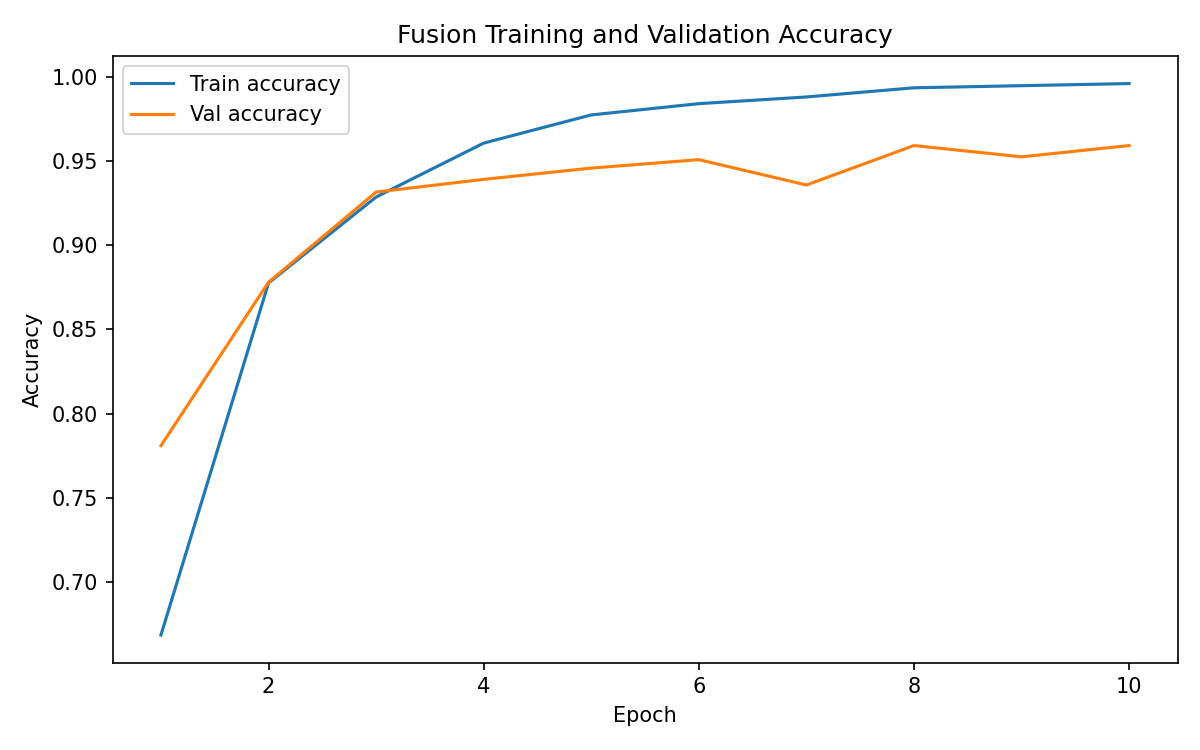
#> input picture models_v2_phan/accuracy_curve_fuse.png, 1200 x 750 px
$ python -i remove_vlines.py   (imports and definitions only)
#> lines starting #> are read from the running program, lines starting #| are printed output that depends on the picture
import os
import re
from pathlib import Path
import tkinter as tk
from tkinter import filedialog

import cv2
import numpy as np


# ============================================================
# CONFIG
# ============================================================

VALID_EXTS = {".jpg", ".jpeg", ".JPG", ".JPEG"}

# Skip files that already look like outputs
SKIP_DERIVED_OUTPUTS = True

# Output file suffix
SUFFIX_CLEAN = "_vlines"

# JPEG save quality
JPEG_QUALITY = 95


# ============================================================
# FILE / FOLDER HELPERS
# ============================================================

# [7 lines left out: function choose_input_folder, not called in this run]


def natural_key(s):
    return [int(text) if text.isdigit() else text.lower()
            for text in re.split(r"(\d+)", str(s))]


def is_valid_jpeg(path: Path) -> bool:
    return path.suffix in VALID_EXTS


# [15 lines left out: functions is_derived_output, get_jpeg_files, not called in this run]


def ensure_dir(path):
    os.makedirs(path, exist_ok=True)


# ============================================================
# IMAGE PROCESSING
# ============================================================

# [4 lines left out: function build_output_folder, not called in this run]


def suppress_vertical_lines_on_luma(L):
    """
    Remove / reduce vertical stripe background while preserving compact objects.

    Main idea:
    1) Normalize broad column-to-column brightness variation
    2) Explicitly estimate tall vertical structures with morphology
    3) Subtract those vertical structures
    4) Light cleanup
    """
    Lf = L.astype(np.float32)
    h, w = L.shape

    # --------------------------------------------------------
    # Step 1: broad column normalization
    # --------------------------------------------------------
    col_profile = np.median(Lf, axis=0)

    # Very broad smoothing across columns to estimate low-frequency banding
    k = max(31, (w // 10) | 1)
    smooth_profile = cv2.GaussianBlur(col_profile.reshape(1, -1), (k, 1), 0).reshape(-1)
    smooth_profile = np.clip(smooth_profile, 1.0, None)

    target = np.median(smooth_profile)
    gain = target / smooth_profile
    gain = np.clip(gain, 0.7, 1.5)

    norm = Lf * gain[np.newaxis, :]
    norm = np.clip(norm, 0, 255).astype(np.uint8)

    # --------------------------------------------------------
    # Step 2: estimate vertical structures explicitly
    # --------------------------------------------------------
    # Morphological opening with a tall thin kernel keeps vertical lines

    # vertical_kernel_height = max(21, h // 18)
    vertical_kernel_height = 160

    if vertical_kernel_height % 2 == 0:
        vertical_kernel_height += 1

    vertical_kernel = cv2.getStructuringElement(
        cv2.MORPH_RECT, (1, vertical_kernel_height)
    )
    vertical_struct = cv2.morphologyEx(norm, cv2.MORPH_OPEN, vertical_kernel)

    # Slight horizontal blur on the extracted vertical component
    # to make subtraction less harsh / less stripy
    vertical_struct = cv2.GaussianBlur(vertical_struct, (9, 1), 0)

    # --------------------------------------------------------
    # Step 3: subtract vertical structures
    # --------------------------------------------------------
    reduced = cv2.subtract(norm, vertical_struct)

    # --------------------------------------------------------
    # Step 4: mild cleanup
    # --------------------------------------------------------
    # Small horizontal smoothing to reduce residual stripe texture
    reduced = cv2.GaussianBlur(reduced, (7, 3), 0)

    return reduced


def fix_vertical_background(img_bgr):
    """
    Process image in LAB space so we mainly alter brightness, not color.
    """
    lab = cv2.cvtColor(img_bgr, cv2.COLOR_BGR2LAB)
    L, A, B = cv2.split(lab)

    L_clean = suppress_vertical_lines_on_luma(L)

    lab_clean = cv2.merge([L_clean, A, B])
    clean_bgr = cv2.cvtColor(lab_clean, cv2.COLOR_LAB2BGR)

    return clean_bgr


# ============================================================
# MAIN PROCESSING
# ============================================================

# [43 lines left out: functions process_one_image, main, not called in this run]


# [2 lines not run here, left out]

>>> import cv2
>>> picture = cv2.imread('accuracy_curve_fuse.png')
#> picture is the input picture: shape (750, 1200, 3); mean B, G, R 250.3, 250.5, 250.6
>>> result = fix_vertical_background(picture)
#> in fix_vertical_background, `lab = cv2.cvtColor(img_bgr, cv2.COLOR_BGR2LAB)`: lab: shape (750, 1200, 3); mean of channels 0, 1, 2 250.7, 128.1, 128.1
#> in fix_vertical_background, `L, A, B = cv2.split(lab)`:
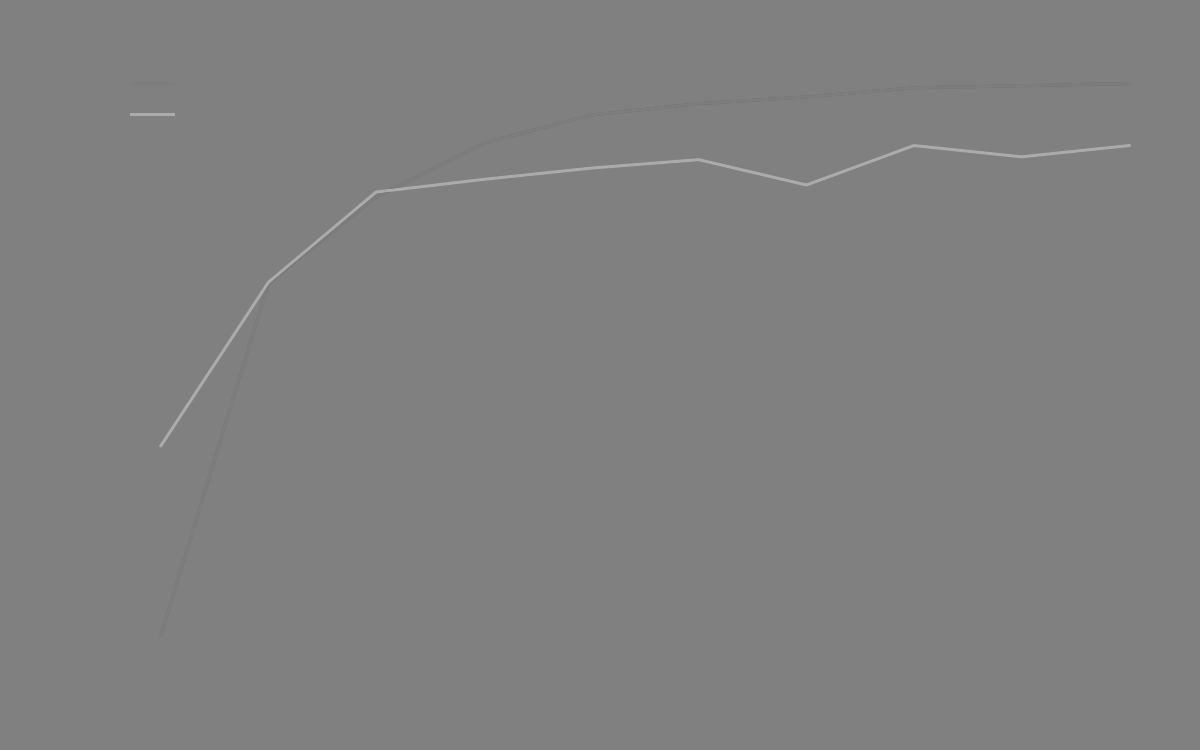
#> A: shape (750, 1200); min 120, max 171, mean 128.1
#> in suppress_vertical_lines_on_luma, `col_profile = np.median(Lf, axis=0)`: col_profile = 1200 values, max 255 at index 0, min 43 at index 112, mean 254.3
#> in suppress_vertical_lines_on_luma, `smooth_profile = cv2.GaussianBlur(col_profile.reshape(1, -1), (k, 1), ..`: smooth_profile = 1200 values, max 255 at index 0, min 245.1 at index 1182, mean 254.3
#> in suppress_vertical_lines_on_luma, `target = np.median(smooth_profile)`: target = 255
#> in suppress_vertical_lines_on_luma, `gain = target / smooth_profile`: gain = 1200 values, max 1.04 at index 1182, min 1 at index 0, mean 1
#> in suppress_vertical_lines_on_luma, `vertical_struct = cv2.morphologyEx(norm, cv2.MORPH_OPEN, vertical_kern..`:
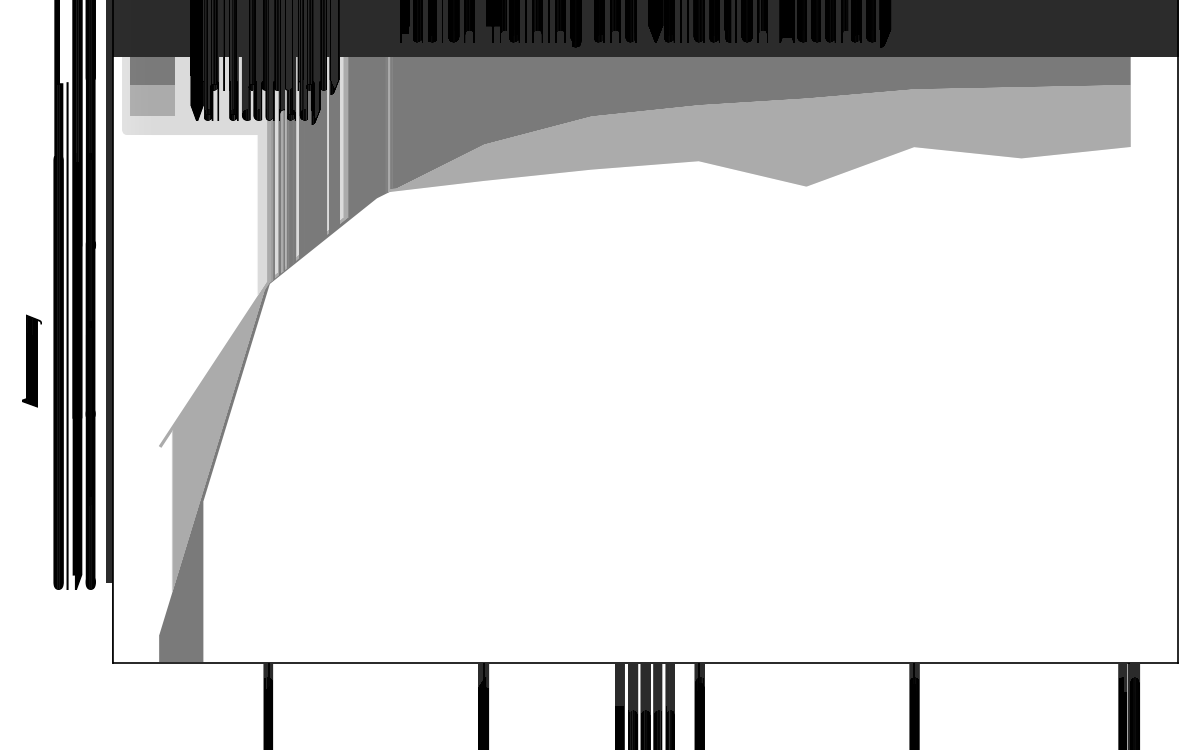
#> vertical_struct: shape (750, 1200); min 0, max 255, mean 213.9
#> in suppress_vertical_lines_on_luma, `vertical_struct = cv2.GaussianBlur(vertical_struct, (9, 1), 0)`:
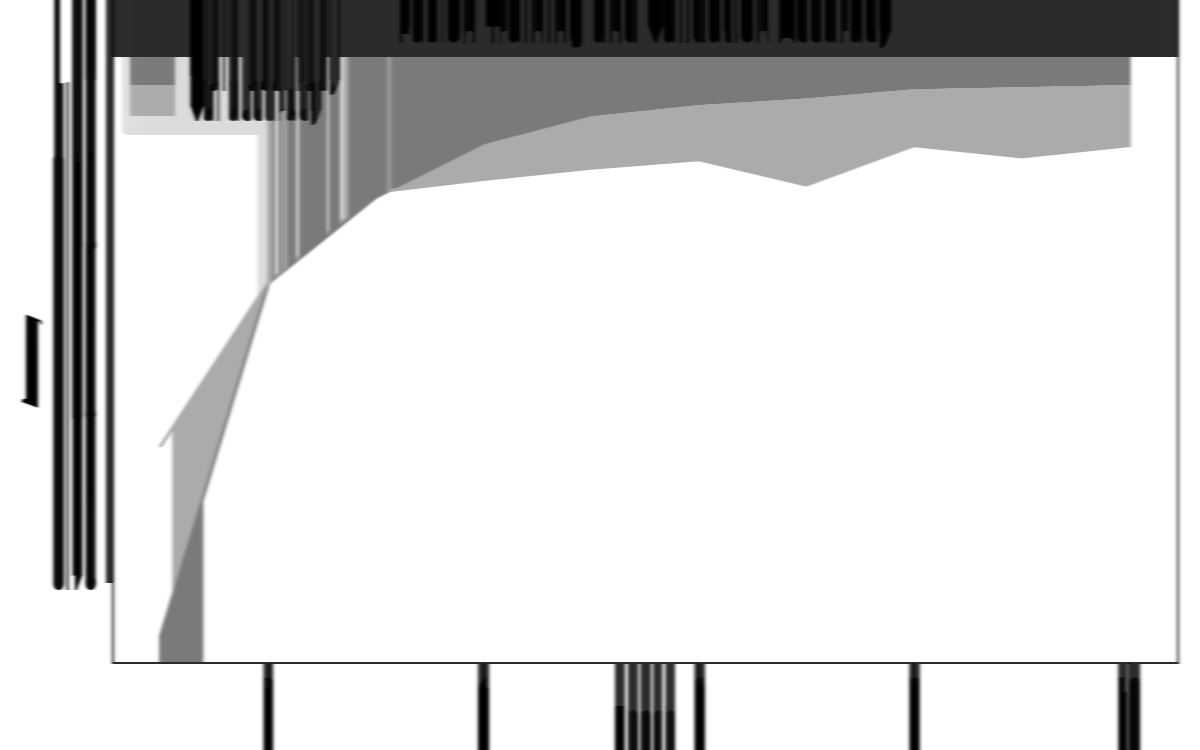
#> vertical_struct: shape (750, 1200); min 0, max 255, mean 213.9
#> in suppress_vertical_lines_on_luma, `reduced = cv2.subtract(norm, vertical_struct)`:
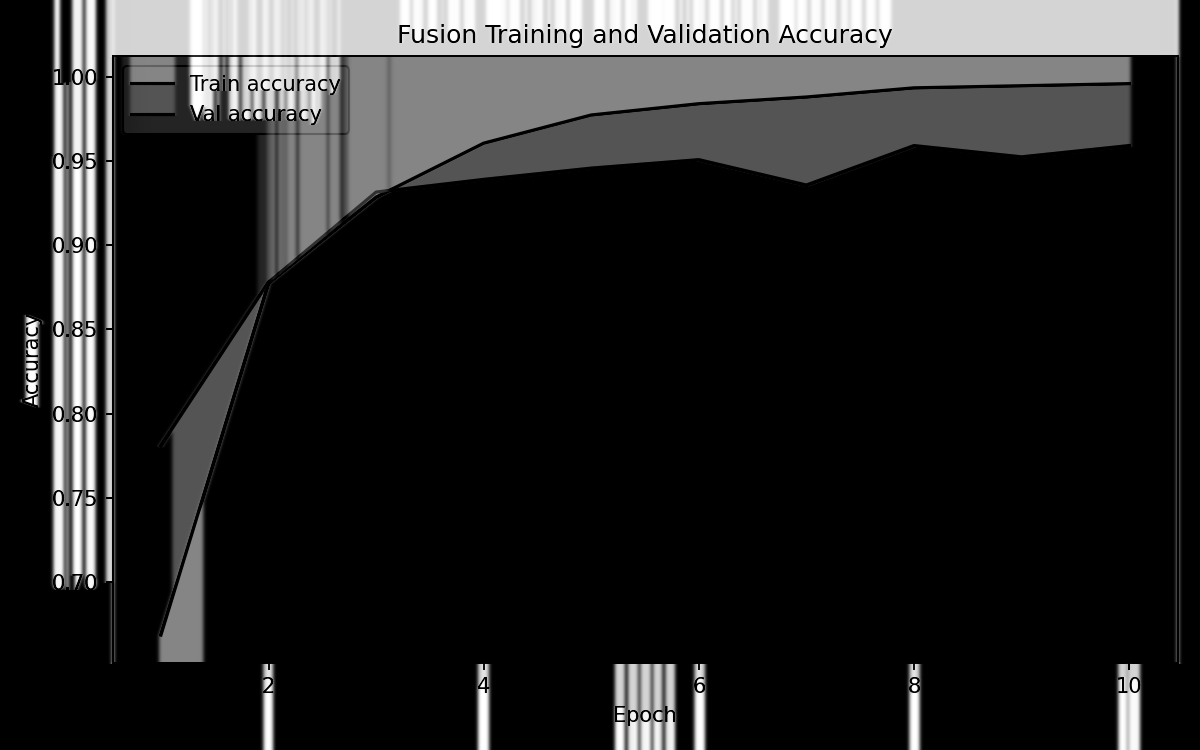
#> reduced: shape (750, 1200); min 0, max 255, mean 37.2
#> in fix_vertical_background, `lab_clean = cv2.merge([L_clean, A, B])`: lab_clean: shape (750, 1200, 3); mean of channels 0, 1, 2 37.2, 128.1, 128.1
